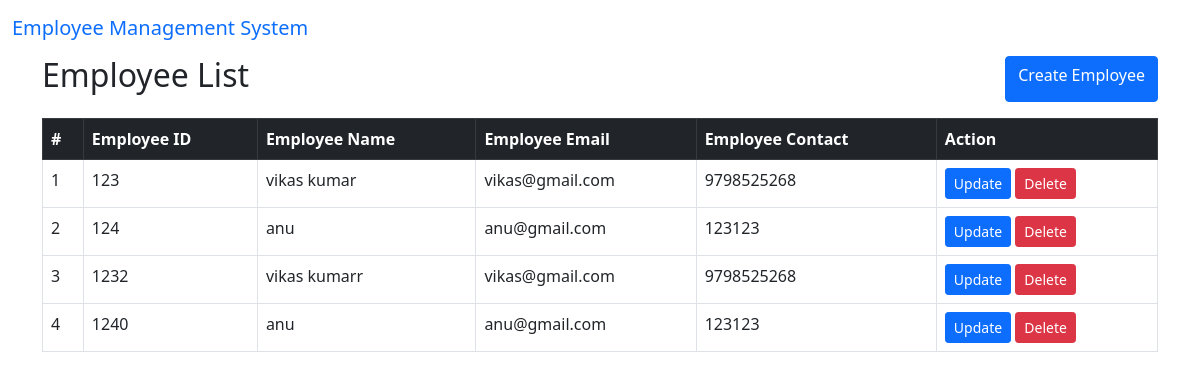
The page / on the database its author committed.
### employe/models.py (models this page shows, shortened)
class Employee(models.Model):
    employee_id = models.CharField(primary_key=True, max_length=10)
    employee_name = models.CharField(max_length=50)
    employee_email = models.EmailField()
    employee_contact = models.CharField(max_length=10)

### employe/views.py (the view)
# urls.py: path('', employee_list, name='list'),
def employee_list(request):
    employees = Employee.objects.all()
    return render(request, 'list.html', {'employees': employees})

### employe/templates/list.html (shortened to what this page needs)
{% extends "base.html" %} {% block title %}Employee List{% endblock %}
{% block content %}
<div class="container">
  <div class="d-flex justify-content-between mb-3">
    <h2>Employee List</h2>
    <a class="btn btn-primary" href="{% url 'create' %}" class="btn btn-primary"
      >Create Employee</a
    >
  </div>
  <table class="table table-bordered">
    <thead class="table-dark">
      <tr>
        <th scope="col">#</th>
        <th scope="col">Employee ID</th>
        <th scope="col">Employee Name</th>
        <th scope="col">Employee Email</th>
        <th scope="col">Employee Contact</th>
        <th scope="col">Action</th>
      </tr>
    </thead>
    <tbody>
      {% for employee in employees %}
      <tr>
        <td>{{ forloop.counter }}</td>
        <td>{{ employee.employee_id }}</td>
        <td>{{ employee.employee_name }}</td>
        <td>{{ employee.employee_email }}</td>
        <td>{{ employee.employee_contact }}</td>
        <td>
          <a
            href="{% url 'update' employee.employee_id %}"
            class="btn btn-primary btn-sm"
            >Update</a
          >
          <button
            data-bs-toggle="modal" data-bs-target="#deleteModel" data-id="{{ employee.employee_id }}"
            class="btn btn-danger btn-sm"
            >Delete</button>
        </td>
      </tr>
      {% endfor %}
    </tbody>
  </table>
</div>
{% endblock %}

### employe/templates/base.html (shortened to what this page needs)
<!DOCTYPE html>
<html lang="en">
<head>
    <link href="https://cdn.jsdelivr.net/npm/bootstrap@5.0.2/dist/css/bootstrap.min.css" rel="stylesheet">
</head>
<body>
    <nav class="navbar navbar-expand-lg bg-body-tertiary">
        <div class="container-fluid">
          <a class="navbar-brand" href="{% url 'list' %}">Employee Management System</a>
        </div>
      </nav>
      <div>
        {% block content %}
        {% endblock %}
      </div>
</body>
</html>

### rows shown on the page
Employee: employee_id "123", employee_name "vikas kumar", employee_email "vikas@gmail.com", employee_contact "9798525268"
Employee: employee_id "124", employee_name "anu", employee_email "anu@gmail.com", employee_contact "123123"
Employee: employee_id "1232", employee_name "vikas kumarr", employee_email "vikas@gmail.com", employee_contact "9798525268"
Employee: employee_id "1240", employee_name "anu", employee_email "anu@gmail.com", employee_contact "123123"
